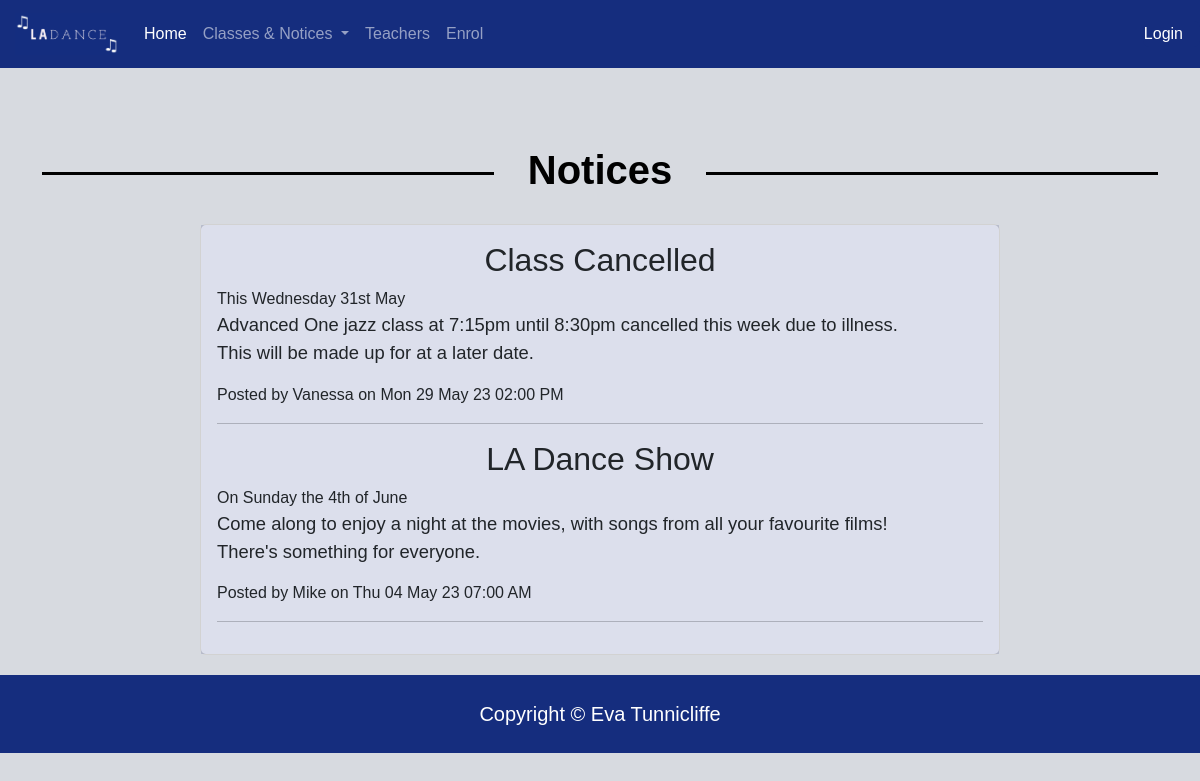
Screenshot of /notices with the database file from the repository.
### tables this page shows
CREATE TABLE news(
    news_id integer primary key autoincrement not null,
    title text not null unique,
    subtitle text not null unique,
    content text not null unique,
    newsdate date not null ,
    member_id integer not null,
    foreign key(member_id) references member(member_id)
);

CREATE TABLE member(
    member_id integer primary key autoincrement not null,
    name text not null,
    email text not null unique,
    password text not null,
    authorisation integer not null
);

### server.py (the view)
@app.route('/notices')
def notices():
    sql = """select news.news_id, news.title, news.subtitle, news.content, news.newsdate, member.name
    from news
    join member on news.member_id = member.member_id
    order by news.newsdate desc;
    """
    result = run_search_query_tuples(sql, (), db_path, True)
    print(result)
    return render_template("notices.html", news=result)

### db_functions.py (called while the page is built)
def run_search_query_tuples(sql_query, values_tuple, file_path, rowfactory=False):
    result = None
    try:
        db = sqlite3.connect(file_path)
        if rowfactory:
            db.row_factory = sqlite3.Row
        cursor = db.cursor()
        cursor.execute(sql_query, values_tuple)
        result = cursor.fetchall()
        cursor.close()
    except sqlite3.Error as error:
        print("Error running search query tuples: {}".format(error))
        return None
    db.close()
    if result is None:
        print("No search values were found")
    return result

### server.py (called while the page is built)
@app.template_filter()
def newsdate(sqlite_dt):
    x = datetime.strptime(sqlite_dt, '%Y-%m-%d %H:%M:%S')
    return x.strftime("%a %d %b %y %I:%M %p")

### templates/notices.html (shortened to what this page needs)
{% extends "layout.html" %}
{% block content %}
<div class="container">
<br><br>
<h1>Notices</h1>
<div class="card center" style="width: 50rem;">
  <div class="card-body" >
    {% for row in news %}
      <div class="" >
    <h2>{{row['title']}}</h2>
    <div class="subtitle">{{ row['subtitle']}}</div>
    <p class="content">{{ row['content'] | replace ("\n", "<br>") | safe}}</p>
    <div class="news-meta">Posted by {{row['name']}} on {{ row['newsdate'] | newsdate }} </div>
        </div>
      <hr>
      {% endfor %}
</div>
</div>
</div>
{% endblock %}

### static/styles.css (style rules this page uses)
:root { --brand-blue: rgb(21, 45, 126); --brand-background:rgb(215, 218, 224); }
body { font-family: sans-serif; font-size: 100%; background-color: var(--brand-background); }
h1 { padding:0; overflow: hidden; color: black; font-weight: bold; display: table; white-space: nowrap; margin: 0.75em 0; }
h2 { text-align: center; }
p { font-size: 1.15em; }
h1:before, h1:after { border-top: 3px solid black; content: ''; display: table-cell; position: relative; top: 0.65em; width: 50%; }
h1:before { right: 3%; }
h1:after { left: 3%; }
.center { display: block; margin-left: auto; margin-right: auto; }
.card { width: 38rem; }
.card-body { background-color: rgba(21, 45, 126, 0.15); }

### rows the page displays
news: title "Class Cancelled", subtitle "This Wednesday 31st May", content "Advanced One jazz class at 7:15pm until 8:30pm cancelled this week due to illness. This will be made up for at a later date.", name "Vanessa", newsdate|newsdate "Mon 29 May 23 02:00 PM"
news: title "LA Dance Show", subtitle "On Sunday the 4th of June", content "Come along to enjoy a night at the movies, with songs from all your favourite films! There's something for everyone.", name "Mike", newsdate|newsdate "Thu 04 May 23 07:00 AM"
